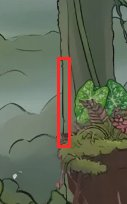
#> input picture reference/polish-report/clean-sweep/line_vertical_dark_line_canvas_blobField_drawSoil_.jpg, 127 x 204 px, given in place of kit-buttons-s62-7.webp, which was not available
$ python uicut.py ../../../reference/polish-report/clean-sweep ../../../reference/polish-report/clean-sweep/fringe_light_halo_light_halo_on_queen_anim_webp-proof.jpg ../../../reference/polish-report/clean-sweep/fringe_light_halo_light_halo_on_queen_anim_webp-proof.jpg ../../../reference/polish-report/clean-sweep/fringe_light_halo_light_halo_on_queen_anim_webp-proof.jpg
#> lines starting #> are read from the running program, lines starting #| are printed output that depends on the picture; pictures that were not available may be replaced by others from this repository, and a replacement may not be noted
### tools/art/hfbosses/bosscut_lib.py
"""The keying and review helpers the boss art cuts share (bosscut.py, bosscut4.py): the key flooded in from the piece's own box border,
a soft rim from how much key a pixel holds, the key's spill clamped off the rim, crumbs dropped, then trimmed; and the review sheets.
Imported with sys.argv = [script, <takes dir>, <game checkout>].
"""
import sys
from pathlib import Path
import numpy as np
from PIL import Image, ImageDraw
from scipy import ndimage

GAME = Path(sys.argv[2])
QA = GAME / 'reference/prop-sheets/qa-notes/hf-art-bosses'
QA.mkdir(parents=True, exist_ok=True)


def keyness(a, key):
    r, g, b = a[..., 0], a[..., 1], a[..., 2]
    return np.minimum(r, b) - g if key == 'magenta' else g - np.maximum(r, b)


def cut(im, key, box=None, crumbs=60, mainOnly=False, trim=True):
    if box:
        im = im.crop(box)
    a = np.asarray(im).astype(np.float32)
    k = keyness(a, key)
    bg_like = k > 90
    lab, n = ndimage.label(bg_like)
    edge = set(np.unique(np.concatenate([lab[0], lab[-1], lab[:, 0], lab[:, -1]]))) - {0}
    bg = np.isin(lab, list(edge)) | (k > 150)
    alpha = np.where(bg, 0.0, 1.0)
    rim = ndimage.binary_dilation(alpha == 0, iterations=2) & (alpha > 0)
    alpha = np.where(rim, np.minimum(alpha, np.clip((140 - k) / 110, 0, 1)), alpha)
    alpha = np.minimum(alpha, np.clip((160 - k) / 100, 0, 1))
    band = ndimage.binary_dilation(alpha < 0.5, iterations=4) | (k > 20)
    if key == 'magenta':
        ex = np.clip(np.minimum(a[..., 0], a[..., 2]) - a[..., 1] - 8, 0, None) * band
        a[..., 0] -= ex; a[..., 2] -= ex
    else:
        ex = np.clip(a[..., 1] - np.maximum(a[..., 0], a[..., 2]) - 8, 0, None) * band
        a[..., 1] -= ex
    lab, n = ndimage.label(alpha > 0.5)
    if n:
        sizes = ndimage.sum(np.ones_like(alpha), lab, range(1, n + 1))
        biggest = int(np.argmax(sizes)) + 1
        for i, s in enumerate(sizes, 1):
            if s < crumbs or (mainOnly and i != biggest):
                alpha[lab == i] = 0
    o = Image.fromarray(np.dstack([np.clip(a, 0, 255), alpha * 255]).astype(np.uint8), 'RGBA')
    if not trim:
        return o
    bb = o.getchannel('A').point(lambda v: 255 if v > 20 else 0).getbbox()
    return o.crop(bb) if bb else o


# [24 lines left out: function review, not called in this run]

### tools/art/hfui/uicut.py
"""Cut the painted menu kit and build the store art (HF shopping list rows 1-4, hf-art-bosses, 2026-10-30), from the hfui1 takes:

  src/assets/ui/ui-kit.webp + src/game/uiKitData.ts     the menu kit, keyed and packed: planks (brown, green, gold; long and small),
                                                         tab chips (off, on), the parchment card in its frame, the story text box,
                                                         a stat tile, the slider track and knob, the lock badge, star slots, 24 icons
  reference/store/                                       the Play Store art: icon-512.png, adaptive icon-fg-432.png and icon-bg-432.png,
                                                         feature-1024x500.png, splash-2732.jpg; and the web app icons in public/
                                                         (pwa-192x192, pwa-512x512, pwa-maskable-512x512, apple-touch-icon)
  reference/prop-sheets/qa-notes/hf-ui/review-*.jpg      every pick on dark and mid-grey, at full and game size

    python3 -I tools/art/hfui/uicut.py <takes dir> <game checkout> <title feature render png> <title square render png>
"""
import json, sys
from pathlib import Path
import numpy as np
from PIL import Image, ImageDraw, ImageFilter

sys.path.insert(0, str(Path(__file__).resolve().parents[1] / 'hfbosses'))
TAKES, GAME = Path(sys.argv[1]), Path(sys.argv[2])
FEATURE, SQUARE = Path(sys.argv[3]), Path(sys.argv[4])
sys.argv = [sys.argv[0], str(TAKES), str(GAME)]
import bosscut_lib  # noqa: E402
bosscut_lib.QA = GAME / 'reference/prop-sheets/qa-notes/hf-ui'
bosscut_lib.QA.mkdir(parents=True, exist_ok=True)
from bosscut_lib import cut, review  # noqa: E402

PICK = {'buttons': 'kit-buttons-s62-7', 'panels': 'kit-panels-s62-7', 'icons': 'kit-icons-s40-7',
        'icon-bg': 'icon-bg-s60-7', 'icon-fg': 'icon-fg-s35-7'}


def take(n):
#> called with n = 'kit-buttons-s62-7'
    return Image.open(TAKES / f'{n}.webp').convert('RGB')
#> returned value is the input picture: PIL image 127x204 RGB; mean R, G, B 98, 103.8, 85.7


def grow(b, m=14):
    return (b[0] - m, b[1] - m, b[2] + m, b[3] + m)


# ───── the kit: (name, sheet, box in the start's layout, the widest it is kept) ─────
BOX = {
    'buttons': [('plankBrown', (40, 40, 960, 220), 600), ('plankGreen', (1080, 40, 2000, 220), 600),
                ('plankGold', (40, 300, 960, 480), 600), ('plankBrownSm', (1080, 300, 1560, 420), 320),
                ('chipOff', (1080, 470, 1400, 570), 220), ('chipOn', (1480, 470, 1800, 570), 220),
                ('plankGreenSm', (1080, 640, 1560, 760), 320), ('plankGoldSm', (40, 820, 520, 940), 320)],
    'panels': [('card', (40, 40, 940, 980), 640), ('textBox', (1000, 26, 2000, 345), 700), ('statTile', (1000, 400, 1300, 620), 220),
               ('lockBadge', (1360, 400, 1560, 600), 140), ('starEmpty', (1600, 400, 1800, 600), 140),
               ('starFull', (1800, 400, 2000, 600), 140), ('sliderTrack', (1000, 690, 1600, 770), 420),
               ('sliderKnob', (1650, 640, 1830, 820), 120)],
}
NAMES = ['play', 'restart', 'map', 'trophy', 'cards', 'book', 'save', 'gear', 'speaker', 'mute', 'cross', 'arrow', 'check', 'lock',
         'star', 'heart', 'medal', 'scroll', 'leaf', 'bulb', 'paw', 'swords', 'expand', 'sloth']
BOX['icons'] = [(f'icon-{n}', (24 + (k % 6) * 340 - 6, 24 + (k // 6) * 340 - 6, 24 + (k % 6) * 340 + 306, 24 + (k // 6) * 340 + 306), 128)
                for k, n in enumerate(NAMES)]
pieces = []
for sheet, rows in BOX.items():
    im = take(PICK[sheet])
    for name, box, mw in rows:
        p = cut(im, 'magenta', grow(box, 6 if sheet == 'icons' else 14), mainOnly=True)
        if p.width > mw:
            p = p.resize((mw, max(1, round(p.height * mw / p.width))), Image.LANCZOS)
        pieces.append((name, p))
#> this loop made 8 passes
#> pass 1, in cut, `im = im.crop(box)`:
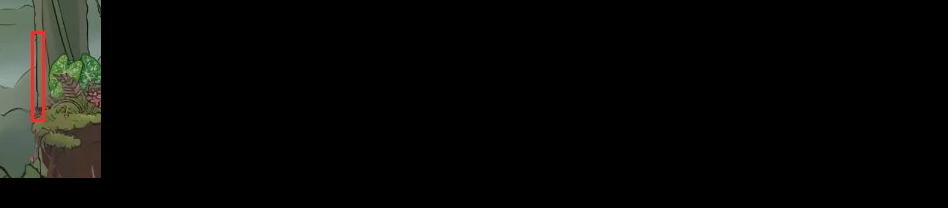
#> im: PIL image 948x208 RGB; mean R, G, B 8.8, 8.9, 7.1
#> pass 1, in keyness, `r, g, b = a[..., 0], a[..., 1], a[..., 2]`:
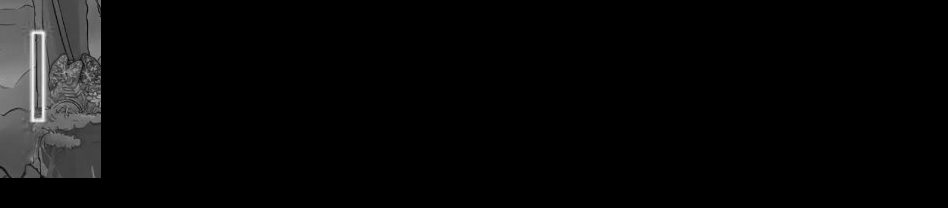
#> r: shape (208, 948) float32; min 0, max 252, mean 8.8
#> after the loop, pieces = 8 items
#> pass 2 of the loop `for sheet, rows in BOX.items():`:
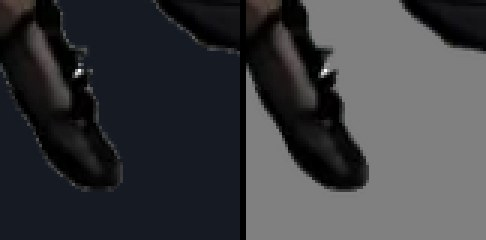
#> input picture reference/polish-report/clean-sweep/fringe_light_halo_light_halo_on_queen_anim_webp-proof.jpg, 486 x 240 px, given in place of kit-panels-s62-7.webp, which was not available
#> in take, returned value is the input picture: PIL image 486x240 RGB; mean R, G, B 59.3, 60.3, 63.4
#> the loop `for name, box, mw in rows:` made 8 passes
#> (sizes in cut, bb in cut) on passes 1 to 8: ([898304], (0, 0, 928, 968)), ([356716], (0, 0, 1028, 347)), ([81344], (0, 0, 328, 248)), ([51984], (0, 0, 228, 228)), ([51984], (0, 0, 228, 228)), ([51984], (0, 0, 228, 228)), ([67824], (0, 0, 628, 108)), ([43264], (0, 0, 208, 208))
#> pass 1, in cut (call 9), `im = im.crop(box)`:
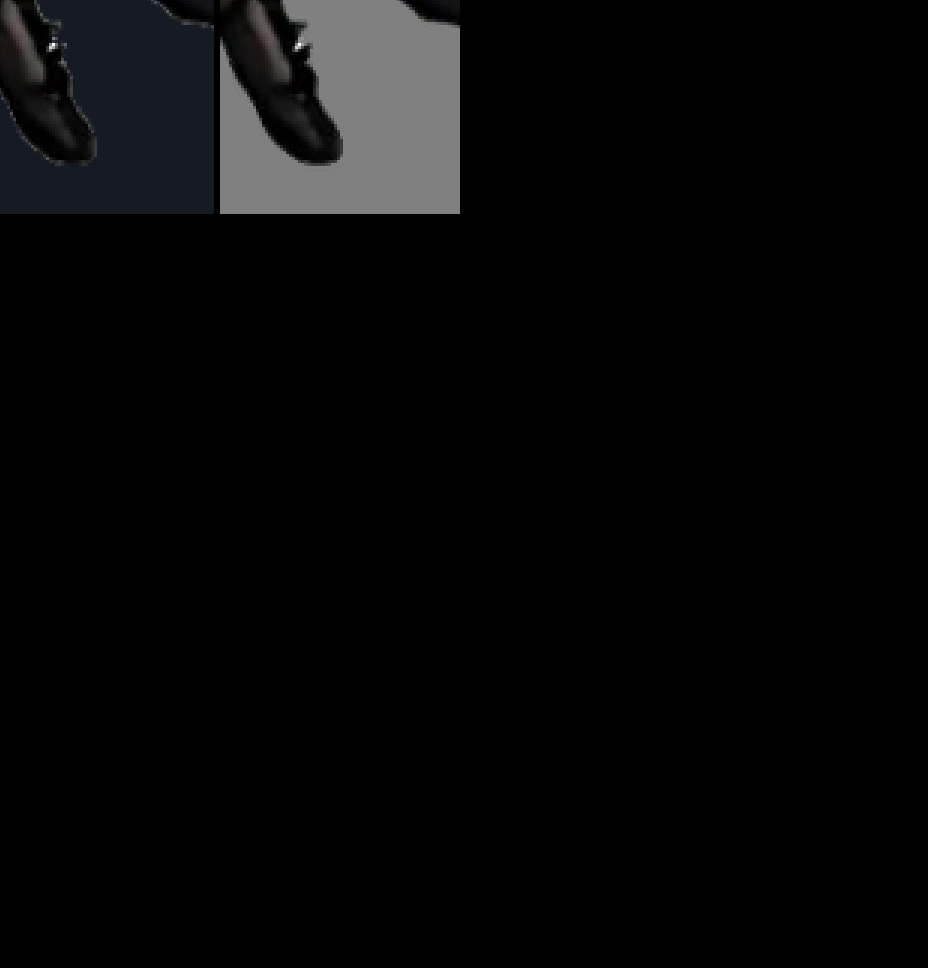
#> im: PIL image 928x968 RGB; mean R, G, B 7, 7.1, 7.4
#> after the loop `for name, box, mw in rows:`: pieces = 16 items
W = 2048
x = y = rowh = 0
frames = {}
for name, p in sorted(pieces, key=lambda t: -t[1].height):
    if x + p.width > W:
        x, y, rowh = 0, y + rowh + 4, 0
    frames[name] = {'x': x, 'y': y, 'w': p.width, 'h': p.height}
    x += p.width + 4
    rowh = max(rowh, p.height)
#> this loop made 40 passes
#> (name, x, y, rowh) on passes 7, 11, 26, 37: ('plankBrown', 604, 672, 132), ('icon-restart', 132, 808, 128), ('icon-medal', 132, 940, 128), ('plankGoldSm', 324, 1072, 93)
#> (name, x, rowh) on passes 1 to 6: ('card', 644, 668), ('textBox', 1348, 668), ('statTile', 1572, 668), ('lockBadge', 1716, 668), ('starEmpty', 1860, 668), ('starFull', 2004, 668)
#> after the loop, frames = 40 items; rowh = 93; x = 1196; y = 1072
H = y + rowh
#> H = 1165
atlas = Image.new('RGBA', (W, H), (0, 0, 0, 0))
#> atlas: PIL image 2048x1165 RGBA; every value is 0
for name, p in pieces:
    atlas.paste(p, (frames[name]['x'], frames[name]['y']))
#> this loop made 40 passes
#> name on passes 1 to 12: 'plankBrown', 'plankGreen', 'plankGold', 'plankBrownSm', 'chipOff', 'chipOn', 'plankGreenSm', 'plankGoldSm', 'card', 'textBox', 'statTile', 'lockBadge'
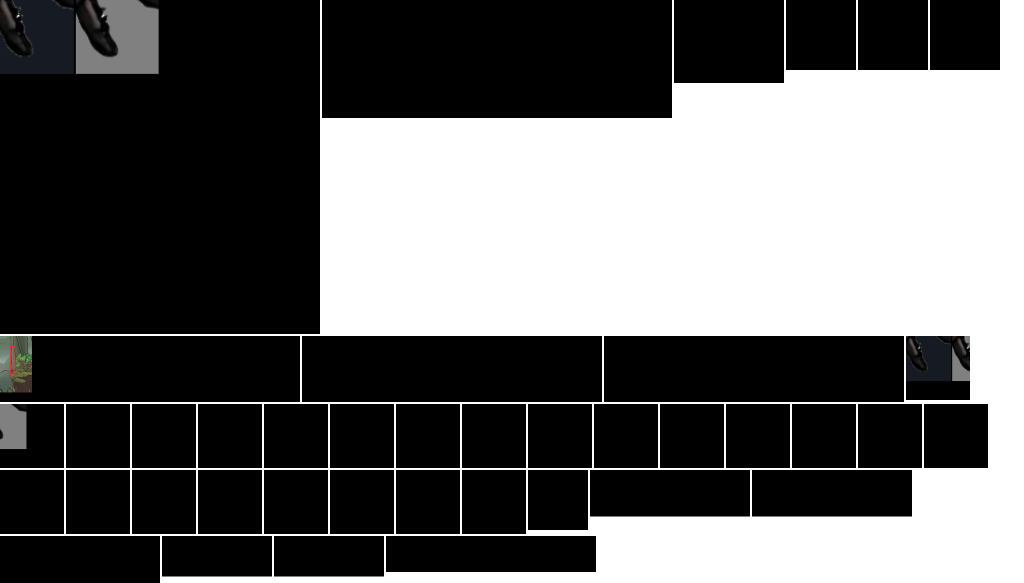
#> atlas: PIL image 2048x1165 RGBA (shown at 1/2 size); mean R, G, B, A 2, 2, 2, 159.1; transparent parts drawn white
(GAME / 'src/assets/ui').mkdir(parents=True, exist_ok=True)
atlas.save(GAME / 'src/assets/ui/ui-kit.webp', 'WEBP', quality=88, method=6)
(GAME / 'src/game/uiKitData.ts').write_text(
    '// generated by tools/art/hfui/uicut.py (2026-10-30): where each painted menu piece sits in src/assets/ui/ui-kit.webp\n'
    '// (Hugging Face img2img takes with the style model, from the game\'s own button colours and icons; the picks are in the script)\n'
    'export interface UiFrame { x: number; y: number; w: number; h: number }\n'
    f'export const UI_KIT_SIZE = {{ w: {W}, h: {H} }};\n'
    'export const UI_KIT: Record<string, UiFrame> = ' + json.dumps(frames, separators=(',', ':')) + ';\n')
#> (the run stopped early here; a loop or call above may not have finished)
